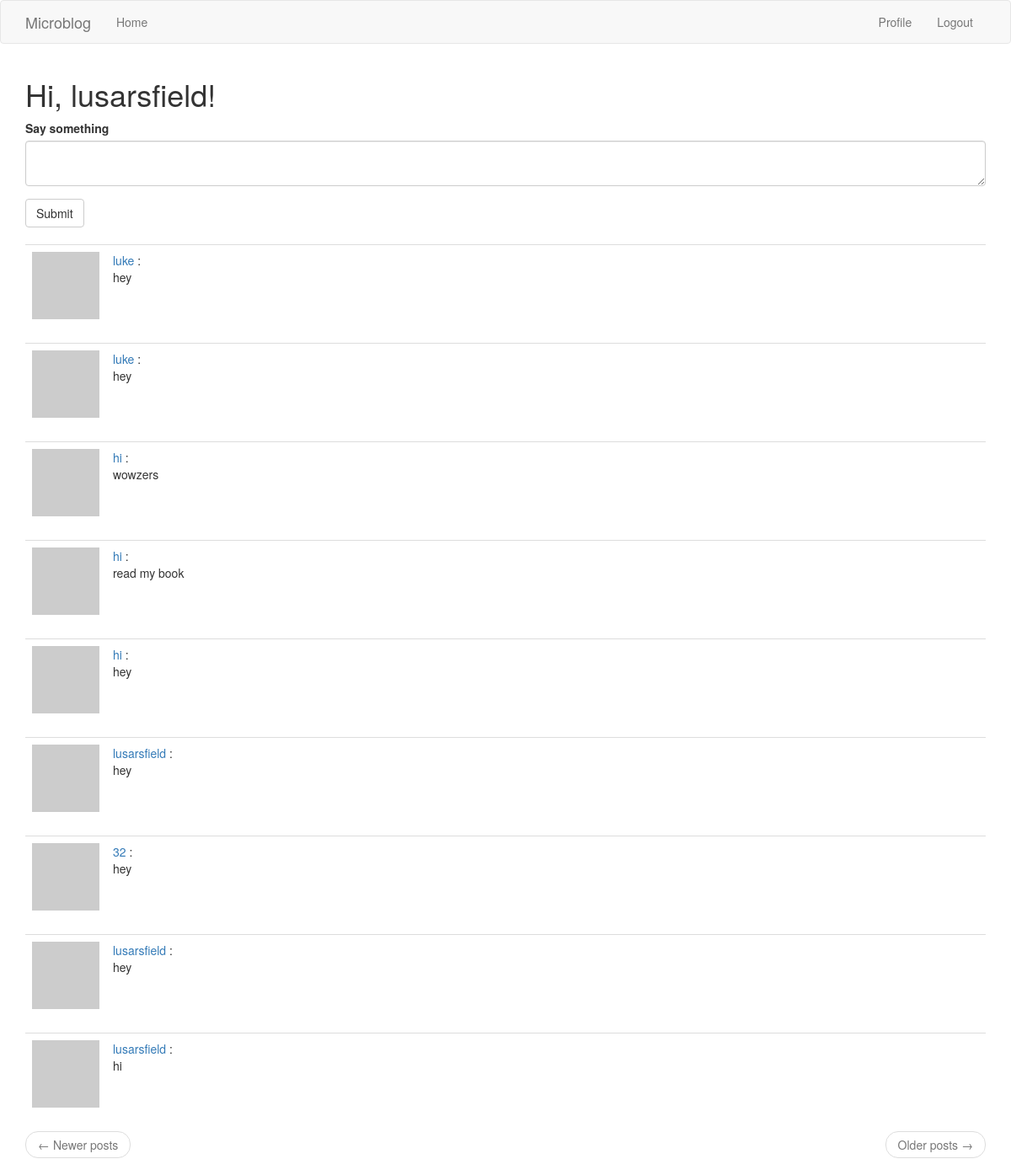
The app's page /index (signed in) with its own data.
### app/models.py (models this page shows, shortened)
class User(UserMixin, db.Model):
    id = db.Column(db.Integer, primary_key=True)
    username = db.Column(db.String(64), index=True, unique=True)
    email = db.Column(db.String(120), index=True, unique=True)
    password_hash = db.Column(db.String(128))
    posts = db.relationship('Post', backref='author', lazy='dynamic')
    fullname_me = db.Column(db.String(140))
    email_me = db.Column(db.String(140))
    phonenumber_me = db.Column(db.String(140))
    city_me = db.Column(db.String(140))
    jobtitle_me = db.Column(db.String(140))
    company_me = db.Column(db.String(140))
    about_me = db.Column(db.String(140))
    last_seen = db.Column(db.DateTime, default=datetime.utcnow)
    followed = db.relationship(
        'User', secondary=followers,
        primaryjoin=(followers.c.follower_id == id),
        secondaryjoin=(followers.c.followed_id == id),
        backref=db.backref('followers', lazy='dynamic'), lazy='dynamic')
    def avatar(self, size):
        digest = md5(self.email.lower().encode('utf-8')).hexdigest()
        return 'https://www.gravatar.com/avatar/{}?d=identicon&s={}'.format(
            digest, size)

class Post(db.Model):
    id = db.Column(db.Integer, primary_key=True)
    body = db.Column(db.String(140))
    timestamp = db.Column(db.DateTime, index=True, default=datetime.utcnow)
    user_id = db.Column(db.Integer, db.ForeignKey('user.id'))

### app/routes.py (the view)
@app.route('/', methods=['GET', 'POST'])
@app.route('/index', methods=['GET', 'POST'])
@login_required
def index():
    form = PostForm()
    if form.validate_on_submit():
        post = Post(body=form.post.data, author=current_user)
        db.session.add(post)
        db.session.commit()
        flash('Your post is now live!')
        return redirect(url_for('index'))
    page = request.args.get('page', 1, type=int)
    posts = Post.query.order_by(Post.timestamp.desc()).paginate(
        page=page, per_page=app.config['POSTS_PER_PAGE'], error_out=False)
    next_url = url_for('index', page=posts.next_num) \
        if posts.has_next else None
    prev_url = url_for('index', page=posts.prev_num) \
        if posts.has_prev else None
    return render_template('index.html', title='Home', form=form,
                           posts=posts.items, next_url=next_url,
                           prev_url=prev_url)

### app/forms.py
class PostForm(FlaskForm):
    post = TextAreaField('Say something', validators=[DataRequired()])
    submit = SubmitField('Submit')

### app/models.py (called while the page is built)
@login.user_loader
def load_user(id):
    return User.query.get(int(id))

### app/routes.py (called while the page is built)
@app.before_request
def before_request():
    if current_user.is_authenticated:
        current_user.last_seen = datetime.utcnow()
        db.session.commit()

### app/templates/index.html
{% extends "base.html" %}
{% import 'bootstrap/wtf.html' as wtf %}
{% block app_content %}
    <h1>Hi, {{ current_user.username}}!</h1>
    {% if form %}
    {{ wtf.quick_form(form) }}
    <br>
    {% endif %}
    {% for post in posts %}
        {% include '_post.html' %}
    {% endfor %}
    <nav aria-label="...">
        <ul class="pager">
            <li class="previous{% if not prev_url %} disabled{% endif %}">
                <a href="{{ prev_url or '#' }}">
                    <span aria-hidden="true">&larr;</span> Newer posts
                </a>
            </li>
            <li class="next{% if not next_url %} disabled{% endif %}">
                <a href="{{ next_url or '#' }}">
                    Older posts <span aria-hidden="true">&rarr;</span>
                </a>
            </li>
        </ul>
    </nav>
{% endblock %}

### app/templates/base.html (shortened to what this page needs)
{% extends 'bootstrap/base.html' %}
{% block navbar %}
    <nav class="navbar navbar-default">
        <div class="container">
            <div class="navbar-header">
                <a class="navbar-brand" href="{{ url_for('index') }}">Microblog</a>
            </div>
            <div class="collapse navbar-collapse" id="bs-example-navbar-collapse-1">
                <ul class="nav navbar-nav">
                    <li><a href="{{ url_for('index') }}">Home</a></li>
                </ul>
                <ul class="nav navbar-nav navbar-right">
                    {% if current_user.is_anonymous %}
                    <li><a href="{{ url_for('login') }}">Login</a></li>
                    {% else %}
                    <li><a href="{{ url_for('user', username=current_user.username) }}">Profile</a></li>
                    <li><a href="{{ url_for('logout') }}">Logout</a></li>
                    {% endif %}
                </ul>
            </div>
        </div>
    </nav>
{% endblock %}
{% block content %}
    <div class="container">
        {% block app_content %}{% endblock %}
    </div>
{% endblock %}

### app/templates/_post.html
<table class="table table-hover">
    <tr>
        <td width="70px">
            <a href="{{ url_for('user', username=post.author.username) }}">
                <img src="{{ post.author.avatar(70) }}" />
            </a>
        </td>
        <td>
            <a href="{{ url_for('user', username=post.author.username) }}">
                {{ post.author.username }}
            </a>
            :
            <br>
            {{ post.body }}
        </td>
    </tr>
</table>

### records on screen
User: username "lusarsfield"
Post: author.username "luke", body "hey"
Post: author.username "luke", body "hey"
Post: author.username "hi", body "wowzers"
Post: author.username "hi", body "read my book"
Post: author.username "hi", body "hey"
Post: author.username "lusarsfield", body "hey"
Post: author.username "32", body "hey"
Post: author.username "lusarsfield", body "hey"
Post: author.username "lusarsfield", body "hi"
